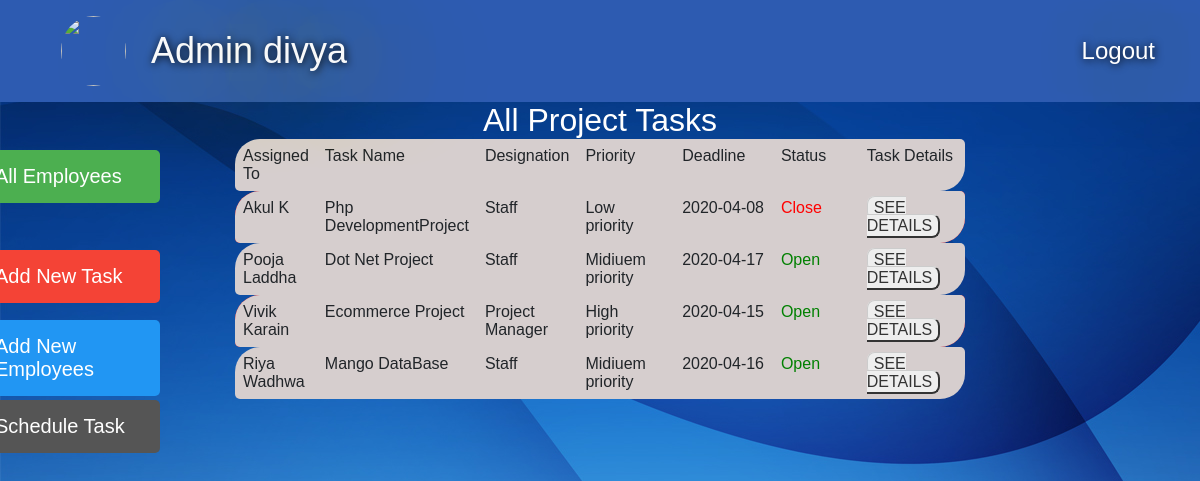
/admin/adminHome.php (signed in), run on the app's committed database.
### tables this page shows
CREATE TABLE `scheduletask` (
  `sid` int(11) NOT NULL,
  `projectid` int(11) NOT NULL,
  `level` int(11) NOT NULL,
  `empid` int(11) NOT NULL,
  `deadline` date NOT NULL,
  `schstatus` int(11) NOT NULL
);

CREATE TABLE `employee` (
  `emp_id` int(10) NOT NULL,
  `emp_fname` varchar(50) NOT NULL,
  `emp_lname` varchar(50) NOT NULL,
  `emp_email` varchar(50) NOT NULL,
  `emp_password` varchar(50) NOT NULL,
  `emp_status` int(10) NOT NULL,
  `emp_role` varchar(100) NOT NULL
);

CREATE TABLE `projecttask` (
  `taskid` int(11) NOT NULL,
  `taskname` varchar(300) NOT NULL,
  `taskdescription` varchar(300) NOT NULL,
  `taskstatus` int(11) NOT NULL
);

### admin/adminHome.php (the view, shortened to what this page needs)
<?php
  include("html/AdminHeader.php");
  ?>
  <html>
<head>
    </head>
    <body >
 <?php
    $sql = "SELECT * FROM scheduletask a LEFT JOIN projecttask b ON a.projectid=b.taskid
	                                      LEFT JOIN employee c On c.emp_id=a.empid";
    $result = mysqli_query($con,$sql);
  ?>
  <center>
    <div class="field" id="alltasks">
        <h3 style="color: white;">All Project Tasks</h3>
          <table>
            <td width="60">Assigned To</td>
			<td width="100"> Task Name</td>
			<td width="60">Designation</td>
            <td width="150">Priority</td>
			 <td width="150">Deadline</td>
			<td width="150">Status</td>
			<td width="150">Task Details</td>
               <?php
          while($row = mysqli_fetch_assoc($result)) {
 		  $level=$row["level"];
		  if($level==1)
		  {
			  $lname='Low priority';
		  }
		  else if($level==2)
		  {
			  $lname='Midiuem priority';
		  }
		  else if($level==3)
		  {
			  $lname='High priority';
		  }
          ?>
            <tr>
              <td align="center"><?php echo $row["emp_fname"]." ".$row["emp_lname"]; ?></td>
              <td align="center"><?php echo $row["taskname"]; ?></td>
              <td align="center"><?php echo $row["emp_role"]; ?></td>
			  <td align="center"><?php echo $lname; ?></td>
			  <td align="center"><?php echo $row["deadline"]; ?></td>
              <?php if($row["schstatus"]==1)
              { ?>
               <td style="color: green;"><?php echo "Open" ;?></td>
             <?php }  else
             {
              ?>
              <td style="color: red;"><?php echo "Close" ;?></td>
            <?php } ?>
            <td><a href="TaskDetails.php?task_id=<?php echo $row["taskid"]; ?>" class="button">SEE DETAILS</a></td>
          </tr>
          <?php
        }
        ?>
	  </table><br>
    <br>
  </div></center>
</body>
</html>

### admin/html/AdminHeader.php (shortened to what this page needs)
<link href="//maxcdn.bootstrapcdn.com/bootstrap/4.0.0/css/bootstrap.min.css" rel="stylesheet" id="bootstrap-css">
<!DOCTYPE html>
<html lang="en">
  <head>
    <link rel="stylesheet" href="https://maxcdn.bootstrapcdn.com/bootstrap/4.0.0-beta/css/bootstrap.min.css">
    <link rel="stylesheet" type="text/css" href="css/style.css">
  </head>
  <body>
    <?php
	     require '../Classes/config.php';
        $myId=$_SESSION['id'];
		  $sql = "SELECT * FROM admin WHERE admin_id = '".$myId."'";
$result = mysqli_query($con, $sql);
if (mysqli_num_rows($result) > 0) {
    while($row = mysqli_fetch_assoc($result)) {
         $fname = $row["admin_name"];
    }
}
  ?>
    <header>
       <nav class="navbar navbar-expand-lg navbar-light text-light py-3 main-nav" style="background-color: #2d5bb1;">
          <div class="container">
            <a class="navbar-brand" href="index.html">  <a href="AdminHome.php" class="logo"><img src="<?php echo "$imagePath";?>" style="border-radius:50%; margin-right: 25px;height: 70px;width: 65px;" ></a></a>
              <a class="name" ><?php echo "Admin  ". $fname; ?> </a>
              <div class="collapse navbar-collapse " id="navbarSupportedContent">
                <ul class="navbar-nav ml-auto">
                   <li class="nav-item">
                     <a class="logout" href="Logout.php">Logout</a>
                  </li>
                </ul>
              </div>
          </div>
        </nav>
    </header>
  </body>
</html>

### css/style.css (style rules this page uses)
html,body,div,span,applet,object,iframe,h1,h2,h3,h4,h5,h6,p,blockquote,pre,a,abbr,acronym,address,big,cite,code,del,dfn,em,img,ins,kbd,q,s,samp,small,strike,strong,sub,sup,tt,var,b,u,i,dl,dt,dd,ol,nav ul,nav li,fieldset,form,label,legend,table,caption,tbody,tfoot,thead,tr,th,td,article,aside,canvas,details,embed,figure,figcaption,footer,header,hgroup,menu,nav,output,ruby,section,summary,time,mark,audio,video { margin:0;padding:0;border:0;font-size:100%;font:inherit;vertical-align:baseline; }
article, aside, details, figcaption, figure,footer, header, hgroup, menu, nav, section { display: block; }
ol,ul { list-style:none;margin:0px;padding:0px; }
table { border-collapse:collapse;border-spacing:0; }
a { text-decoration:none; }
img { max-width:100%; }
body { font-family: 'Hind', sans-serif; }
a { color: white; margin: 0em; }
h3 { font-size: 2em; color: #fff; }

### admin/html/AdminHeader.php (style rules this page uses)
.name { font-family: sans-serif; color: white; text-shadow: 1px 1px 8px black, 1.5em .4em 10vw orange, 0 0 10vw gold; font-size: 03vw; }
.logout { font-family: sans-serif; color: white; text-shadow: 1px 1px 8px black, 1.5em .4em 10vw orange, 0 0 10vw gold; font-size: 02vw; }

### admin/adminHome.php (style rules this page uses)
body { background-image: url('../images/adminhome.jpg'); }
table { font-family: arial, sans-serif; border-collapse: collapse; }
td { text-align: left; padding: 8px; background-color: #d6cece; }
tr:nth-child(even) { background-color: red; }
table tr td:first-child { border-top-left-radius: 25px; border-bottom-left-radius: 5px; }
table tr td:last-child { border-top-right-radius: 5px; border-bottom-right-radius: 25px; }
.button { border-radius: 8px; border: bold 17px Arial; text-decoration: none; background-color: #EEEEEE; color: #333333; padding: 2px 6px 2px 6px; border-top: 1px solid #CCCCCC; border-right: 2px solid #333333; border-bottom: 2px solid #333333; border-left: 1px solid #CCCCCC; }
div.field { width: 730px; height: 418px; overflow: auto; }

### data on the page
scheduletask: employee.emp_fname "Akul", employee.emp_lname "K", projecttask.taskname "Php DevelopmentProject", employee.emp_role "Staff", level "Low priority", deadline "2020-04-08", schstatus "Close"
scheduletask: employee.emp_fname "Pooja", employee.emp_lname "Laddha", projecttask.taskname "Dot Net Project", employee.emp_role "Staff", level "Midiuem priority", deadline "2020-04-17", schstatus "Open"
scheduletask: employee.emp_fname "Vivik", employee.emp_lname "Karain", projecttask.taskname "Ecommerce Project", employee.emp_role "Project Manager", level "High priority", deadline "2020-04-15", schstatus "Open"
scheduletask: employee.emp_fname "Riya", employee.emp_lname "Wadhwa", projecttask.taskname "Mango DataBase", employee.emp_role "Staff", level "Midiuem priority", deadline "2020-04-16", schstatus "Open"

### other printed values
$fname "divya"
